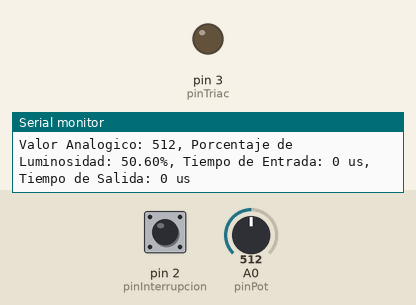
A sketch run on a simulated Arduino Uno, built with avr-gcc and run on an emulated ATmega328P. Parts: output pins drawn as LEDs (lit = HIGH), the last lines printed to the serial monitor. Inputs (shaded band) come from the test bench; at power-on: pin 2 (pinInterrupcion) LOW, A0 (pinPot) = 512.

Above: at 1.3 s.
1.4 s: pin 2 (pinInterrupcion) pulled HIGH for 0.65 s
At 1.9 s:
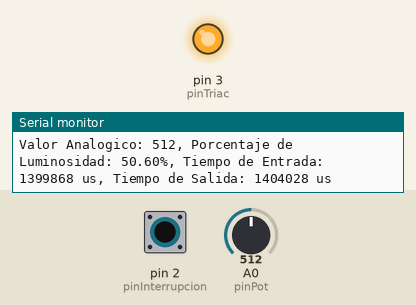
Timing chart, 0 to 4.4 s (numbered marks = the images above; inputs shaded):
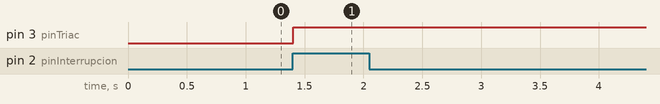

Measured:
- after the input at 1.4 s, pin 3 (pinTriac): LOW → HIGH at once

The sketch:

CEDI_PWM_moc3021.ino
```cpp
#include <TimerOne.h>  // Biblioteca para el temporizador 1

// Pines
const int pinTriac = 3;  // Salida al triac
const int pinPot = A0;   // Potenciómetro conectado a A0
const int pinInterrupcion = 2;  // Pin para detección de cruce por cero

// Variables globales
volatile int contador = 0;       // Contador para el temporizador
volatile boolean cruceCero = false; // Bandera para el cruce por cero
int dimmer;                      // Valor de retardo calculado según el potenciómetro
int tiempoInterrupcion = 100;    // Tiempo base para el temporizador en microsegundos
unsigned long tiempoEntrada = 0; // Tiempo de detección de cruce por cero
unsigned long tiempoSalida = 0;  // Tiempo de disparo del triac

void setup() {
  pinMode(pinTriac, OUTPUT);             // Configurar el pin del triac como salida
  attachInterrupt(digitalPinToInterrupt(pinInterrupcion), deteccionCruce, RISING); // Configurar interrupción en cruce por cero
  Timer1.initialize(tiempoInterrupcion); // Inicializar el temporizador con un tiempo base
  Timer1.attachInterrupt(gestionarTriac); // Vincular la función del temporizador
  Serial.begin(9600);               // Inicializar el monitor serial
}

void loop() {
  // Leer el valor del potenciómetro
  int lecturaPot = analogRead(pinPot);

  // Escalar el valor a un rango adecuado (entre 0 y 83)
  dimmer = map(lecturaPot, 0, 1023, 0, 83);

  // Calcular el porcentaje de luminosidad
  float porcentajeLuminosidad = (1.0 - dimmer / 83.0) * 100.0;

  // Mostrar los datos en el monitor serial
  Serial.print("Valor Analogico: ");
  Serial.print(lecturaPot);
  Serial.print(", Porcentaje de Luminosidad: ");
  Serial.print(porcentajeLuminosidad, 2); // Mostrar con 2 decimales
  Serial.print("%, Tiempo de Entrada: ");
  Serial.print(tiempoEntrada);
  Serial.print(" us, Tiempo de Salida: ");
  Serial.print(tiempoSalida);
  Serial.println(" us");

  delay(500); // Esperar un poco para no saturar el monitor serial
}

// Función llamada por la interrupción de cruce por cero
void deteccionCruce() {
  cruceCero = true;        // Activar la bandera de cruce por cero
  contador = 0;            // Reiniciar el contador
  digitalWrite(pinTriac, LOW); // Apagar el triac
  tiempoEntrada = micros();  // Registrar el tiempo del cruce por cero
}

// Función del temporizador para gestionar el disparo del triac
void gestionarTriac() {
  if (cruceCero) {                // Si estamos en el ciclo activo
    if (contador >= dimmer) {     // Si alcanzamos el tiempo de retardo
      digitalWrite(pinTriac, HIGH); // Encender el triac
      cruceCero = false;           // Desactivar la bandera
      tiempoSalida = micros();     // Registrar el tiempo de disparo
    } else {
      contador++;                 // Incrementar el contador
    }
  }
}
```
